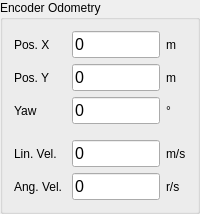
       <widget class="QGroupBox" name="encOdomBox">
        <property name="geometry">
         <rect>
          <x>28</x>
          <y>20</y>
          <width>200</width>
          <height>185</height>
         </rect>
        </property>
        <property name="sizePolicy">
         <sizepolicy hsizetype="Fixed" vsizetype="Fixed">
          <horstretch>0</horstretch>
          <verstretch>0</verstretch>
         </sizepolicy>
        </property>
        <property name="title">
         <string>Encoder Odometry</string>
        </property>
        <layout class="QHBoxLayout" name="horizontalLayout_6">
         <item>
          <layout class="QVBoxLayout" name="encOdomLabels">
           <item>
            <widget class="QLabel" name="encOdomPosXLabel">
             <property name="sizePolicy">
              <sizepolicy hsizetype="Preferred" vsizetype="Preferred">
               <horstretch>0</horstretch>
               <verstretch>0</verstretch>
              </sizepolicy>
             </property>
             <property name="text">
              <string>Pos. X</string>
             </property>
            </widget>
           </item>
           <item>
            <widget class="QLabel" name="encOdomPosYLabel">
             <property name="text">
              <string>Pos. Y</string>
             </property>
            </widget>
           </item>
           <item>
            <widget class="QLabel" name="encOdomYawLabel">
             <property name="text">
              <string>Yaw</string>
             </property>
            </widget>
           </item>
           <item>
            <spacer name="verticalSpacer_3">
             <property name="orientation">
              <enum>Qt::Orientation::Vertical</enum>
             </property>
             <property name="sizeType">
              <enum>QSizePolicy::Policy::Fixed</enum>
             </property>
             <property name="sizeHint" stdset="0">
              <size>
               <width>20</width>
               <height>10</height>
              </size>
             </property>
            </spacer>
           </item>
           <item>
            <widget class="QLabel" name="encOdomLinVelLabel">
             <property name="text">
              <string>Lin. Vel.</string>
             </property>
            </widget>
           </item>
           <item>
            <widget class="QLabel" name="encOdomAngVelLabel">
             <property name="text">
              <string>Ang. Vel.</string>
             </property>
            </widget>
           </item>
          </layout>
         </item>
         <item>
          <spacer name="horizontalSpacer_15">
           <property name="orientation">
            <enum>Qt::Orientation::Horizontal</enum>
           </property>
           <property name="sizeType">
            <enum>QSizePolicy::Policy::Fixed</enum>
           </property>
           <property name="sizeHint" stdset="0">
            <size>
             <width>4</width>
             <height>20</height>
            </size>
           </property>
          </spacer>
         </item>
         <item>
          <layout class="QVBoxLayout" name="encOdomValues">
           <property name="sizeConstraint">
            <enum>QLayout::SizeConstraint::SetDefaultConstraint</enum>
           </property>
           <item>
            <widget class="QLineEdit" name="encOdomPosXValue">
             <property name="sizePolicy">
              <sizepolicy hsizetype="Preferred" vsizetype="Fixed">
               <horstretch>0</horstretch>
               <verstretch>0</verstretch>
              </sizepolicy>
             </property>
             <property name="font">
              <font>
               <pointsize>12</pointsize>
              </font>
             </property>
             <property name="focusPolicy">
              <enum>Qt::FocusPolicy::NoFocus</enum>
             </property>
             <property name="text">
              <string>0</string>
             </property>
             <property name="frame">
              <bool>true</bool>
             </property>
             <property name="dragEnabled">
              <bool>true</bool>
             </property>
             <property name="readOnly">
              <bool>true</bool>
             </property>
            </widget>
           </item>
           <item>
            <widget class="QLineEdit" name="encOdomPosYValue">
             <property name="sizePolicy">
              <sizepolicy hsizetype="Preferred" vsizetype="Fixed">
               <horstretch>0</horstretch>
               <verstretch>0</verstretch>
              </sizepolicy>
             </property>
             <property name="font">
              <font>
               <pointsize>12</pointsize>
              </font>
             </property>
             <property name="focusPolicy">
              <enum>Qt::FocusPolicy::NoFocus</enum>
             </property>
             <property name="text">
              <string>0</string>
             </property>
             <property name="frame">
              <bool>true</bool>
             </property>
             <property name="dragEnabled">
              <bool>true</bool>
             </property>
             <property name="readOnly">
              <bool>true</bool>
             </property>
            </widget>
           </item>
           <item>
            <widget class="QLineEdit" name="encOdomYawValue">
             <property name="sizePolicy">
              <sizepolicy hsizetype="Preferred" vsizetype="Fixed">
               <horstretch>0</horstretch>
               <verstretch>0</verstretch>
              </sizepolicy>
             </property>
             <property name="font">
              <font>
               <pointsize>12</pointsize>
              </font>
             </property>
             <property name="focusPolicy">
              <enum>Qt::FocusPolicy::NoFocus</enum>
             </property>
             <property name="text">
              <string>0</string>
             </property>
             <property name="frame">
              <bool>true</bool>
             </property>
             <property name="dragEnabled">
              <bool>true</bool>
             </property>
             <property name="readOnly">
              <bool>true</bool>
             </property>
            </widget>
           </item>
           <item>
            <spacer name="verticalSpacer_4">
             <property name="orientation">
              <enum>Qt::Orientation::Vertical</enum>
             </property>
             <property name="sizeType">
              <enum>QSizePolicy::Policy::Fixed</enum>
             </property>
             <property name="sizeHint" stdset="0">
              <size>
               <width>20</width>
               <height>10</height>
              </size>
             </property>
            </spacer>
           </item>
           <item>
            <widget class="QLineEdit" name="encOdomLinVelValue">
             <property name="sizePolicy">
              <sizepolicy hsizetype="Preferred" vsizetype="Fixed">
               <horstretch>0</horstretch>
               <verstretch>0</verstretch>
              </sizepolicy>
             </property>
             <property name="font">
              <font>
               <pointsize>12</pointsize>
              </font>
             </property>
             <property name="focusPolicy">
              <enum>Qt::FocusPolicy::NoFocus</enum>
             </property>
             <property name="text">
              <string>0</string>
             </property>
             <property name="frame">
              <bool>true</bool>
             </property>
             <property name="dragEnabled">
              <bool>true</bool>
             </property>
             <property name="readOnly">
              <bool>true</bool>
             </property>
            </widget>
           </item>
           <item>
            <widget class="QLineEdit" name="encOdomAngVelValue">
             <property name="sizePolicy">
              <sizepolicy hsizetype="Preferred" vsizetype="Fixed">
               <horstretch>0</horstretch>
               <verstretch>0</verstretch>
              </sizepolicy>
             </property>
             <property name="font">
              <font>
               <pointsize>12</pointsize>
              </font>
             </property>
             <property name="focusPolicy">
              <enum>Qt::FocusPolicy::NoFocus</enum>
             </property>
             <property name="text">
              <string>0</string>
             </property>
             <property name="frame">
              <bool>true</bool>
             </property>
             <property name="dragEnabled">
              <bool>true</bool>
             </property>
             <property name="readOnly">
              <bool>true</bool>
             </property>
            </widget>
           </item>
          </layout>
         </item>
         <item>
          <layout class="QVBoxLayout" name="encOdomUnits">
           <item>
            <widget class="QLabel" name="encOdomPosXUnit">
             <property name="text">
              <string>m</string>
             </property>
            </widget>
           </item>
           <item>
            <widget class="QLabel" name="encOdomPosYUnit">
             <property name="text">
              <string>m</string>
             </property>
            </widget>
           </item>
           <item>
            <widget class="QLabel" name="encOdomYawUnit">
             <property name="text">
              <string>°</string>
             </property>
            </widget>
           </item>
           <item>
            <spacer name="verticalSpacer_5">
             <property name="orientation">
              <enum>Qt::Orientation::Vertical</enum>
             </property>
             <property name="sizeType">
              <enum>QSizePolicy::Policy::Fixed</enum>
             </property>
             <property name="sizeHint" stdset="0">
              <size>
               <width>20</width>
               <height>10</height>
              </size>
             </property>
            </spacer>
           </item>
           <item>
            <widget class="QLabel" name="encOdomLinVelUnit">
             <property name="text">
              <string>m/s</string>
             </property>
            </widget>
           </item>
           <item>
            <widget class="QLabel" name="encOdomAngVelUnit">
             <property name="text">
              <string>r/s</string>
             </property>
            </widget>
           </item>
          </layout>
         </item>
        </layout>
       </widget>
